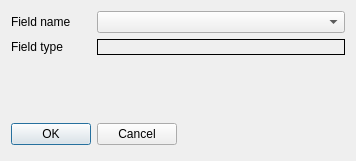
<?xml version="1.0" encoding="UTF-8"?>
<ui version="4.0">
 <class>eDBField</class>
 <widget class="QDialog" name="eDBField">
  <property name="geometry">
   <rect>
    <x>0</x>
    <y>0</y>
    <width>356</width>
    <height>161</height>
   </rect>
  </property>
  <property name="windowTitle">
   <string>Database field</string>
  </property>
  <layout class="QGridLayout">
   <item row="1" column="0">
    <widget class="QLabel" name="textLabel2">
     <property name="text">
      <string>Field type</string>
     </property>
     <property name="wordWrap">
      <bool>false</bool>
     </property>
    </widget>
   </item>
   <item row="0" column="0">
    <widget class="QLabel" name="textLabel1">
     <property name="text">
      <string>Field name</string>
     </property>
     <property name="wordWrap">
      <bool>false</bool>
     </property>
    </widget>
   </item>
   <item row="1" column="1" colspan="2">
    <widget class="QLabel" name="eType">
     <property name="frameShape">
      <enum>QFrame::Box</enum>
     </property>
     <property name="text">
      <string/>
     </property>
     <property name="wordWrap">
      <bool>false</bool>
     </property>
    </widget>
   </item>
   <item row="0" column="1" colspan="2">
    <widget class="QComboBox" name="eName"/>
   </item>
   <item row="3" column="0">
    <widget class="QPushButton" name="pushButton1">
     <property name="text">
      <string>OK</string>
     </property>
     <property name="default">
      <bool>true</bool>
     </property>
    </widget>
   </item>
   <item row="3" column="2">
    <spacer name="spacer5">
     <property name="orientation">
      <enum>Qt::Horizontal</enum>
     </property>
     <property name="sizeType">
      <enum>QSizePolicy::Expanding</enum>
     </property>
     <property name="sizeHint" stdset="0">
      <size>
       <width>101</width>
       <height>31</height>
      </size>
     </property>
    </spacer>
   </item>
   <item row="3" column="1">
    <widget class="QPushButton" name="pushButton2">
     <property name="text">
      <string>Cancel</string>
     </property>
    </widget>
   </item>
   <item row="2" column="1">
    <spacer name="spacer7">
     <property name="orientation">
      <enum>Qt::Vertical</enum>
     </property>
     <property name="sizeType">
      <enum>QSizePolicy::Expanding</enum>
     </property>
     <property name="sizeHint" stdset="0">
      <size>
       <width>21</width>
       <height>21</height>
      </size>
     </property>
    </spacer>
   </item>
  </layout>
 </widget>
 <layoutdefault spacing="6" margin="11"/>
 <pixmapfunction>qPixmapFromMimeSource</pixmapfunction>
 <includes>
  <include location="local">ananas.h</include>
  <include location="local">wfield.h</include>
  <include location="local">wcatalogue.h</include>
  <include location="local">wdocument.h</include>
 </includes>
 <resources/>
 <connections>
  <connection>
   <sender>pushButton1</sender>
   <signal>clicked()</signal>
   <receiver>eDBField</receiver>
   <slot>accept()</slot>
   <hints>
    <hint type="sourcelabel">
     <x>20</x>
     <y>20</y>
    </hint>
    <hint type="destinationlabel">
     <x>20</x>
     <y>20</y>
    </hint>
   </hints>
  </connection>
  <connection>
   <sender>pushButton2</sender>
   <signal>clicked()</signal>
   <receiver>eDBField</receiver>
   <slot>reject()</slot>
   <hints>
    <hint type="sourcelabel">
     <x>20</x>
     <y>20</y>
    </hint>
    <hint type="destinationlabel">
     <x>20</x>
     <y>20</y>
    </hint>
   </hints>
  </connection>
  <connection>
   <sender>eName</sender>
   <signal>activated(QString)</signal>
   <receiver>eDBField</receiver>
   <slot>namechanged(QString)</slot>
   <hints>
    <hint type="sourcelabel">
     <x>20</x>
     <y>20</y>
    </hint>
    <hint type="destinationlabel">
     <x>20</x>
     <y>20</y>
    </hint>
   </hints>
  </connection>
 </connections>
</ui>
